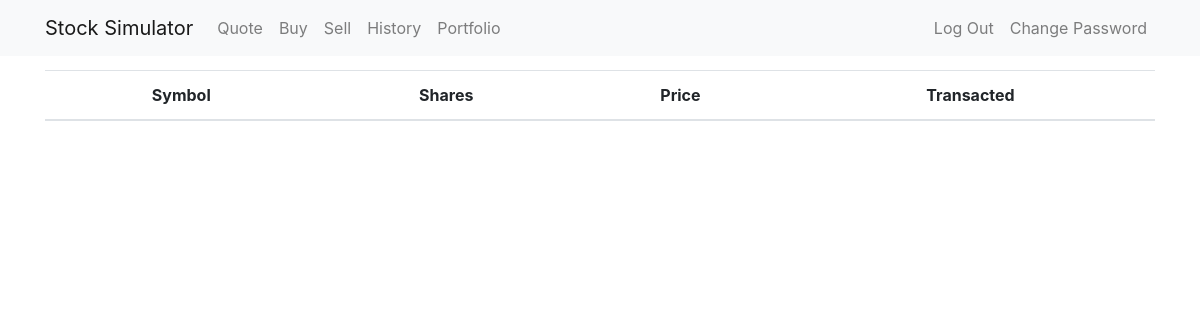
Page /history (signed in) on the earlier database version.
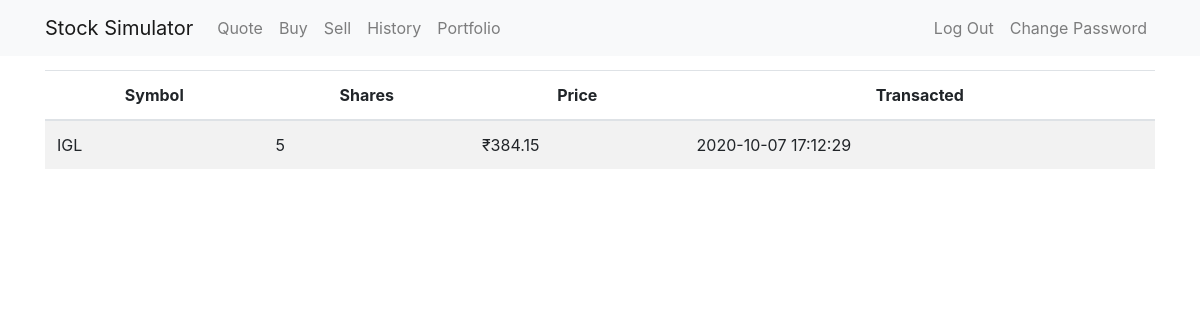
Same page on the later database version.
### tables this page shows
CREATE TABLE 'history' ('id' INTEGER NOT NULL, 'symbol' TEXT NOT NULL, 'shares' INTEGER NOT NULL, 'price' NUMERIC NOT NULL, 'transacted' DATETIME NOT NULL DEFAULT CURRENT_TIMESTAMP);

### app.py (the view)
@app.route("/history")
@login_required
def history():
    symbol=list()
    share=list()
    price=list()
    transacted=list()
    sy = db.execute("SELECT symbol FROM history WHERE id = :id", id= session['user_id'])
    sh = db.execute("SELECT shares FROM history WHERE id = :id", id= session['user_id'])
    pr = db.execute("SELECT price FROM history WHERE id = :id", id= session['user_id'])
    tr = db.execute("SELECT transacted FROM history WHERE id = :id", id= session['user_id'])
    for i in range (len(sy)):
        symbol.append(sy[i]["symbol"].upper())
    for i in range (len(sh)):
        share.append(sh[i]["shares"])
    for i in range (len(pr)):
        price.append(pr[i]["price"])
    for i in range (len(tr)):
        transacted.append(tr[i]["transacted"])
    data = zip(symbol,share,price,transacted)
    return render_template("history.html", data=data)

### helpers.py (called while the page is built)
def login_required(f):
    @wraps(f)
    def decorated_function(*args, **kwargs):
        if session.get("user_id") is None:
            return redirect(url_for("login", next=request.url))
        return f(*args, **kwargs)
    return decorated_function

### templates/history.html (shortened to what this page needs)
{% extends "layout.html" %}
{% block main %}
<table class="table table-striped">
    <thead>
    <tr>
        <th>Symbol</th>
        <th>Shares</th>
        <th>Price</th>
        <th>Transacted</th>
    </tr>
    </thead>
    {% for row in data %}
    <tr>
    {% for item in row %}
    {% if item is not string and item>20%}
        <td>₹{{ item }}</td>
    {% else %}
        <td>{{ item }}</td>
    {% endif %}
    {% endfor %}
    </tr>
    {% endfor %}
</table>
{% endblock %}

Differences in the rows shown:
added history: price "384.15", transacted "2020-10-07 17:12:29"
Other differences:
new list line: "IGL 5"
